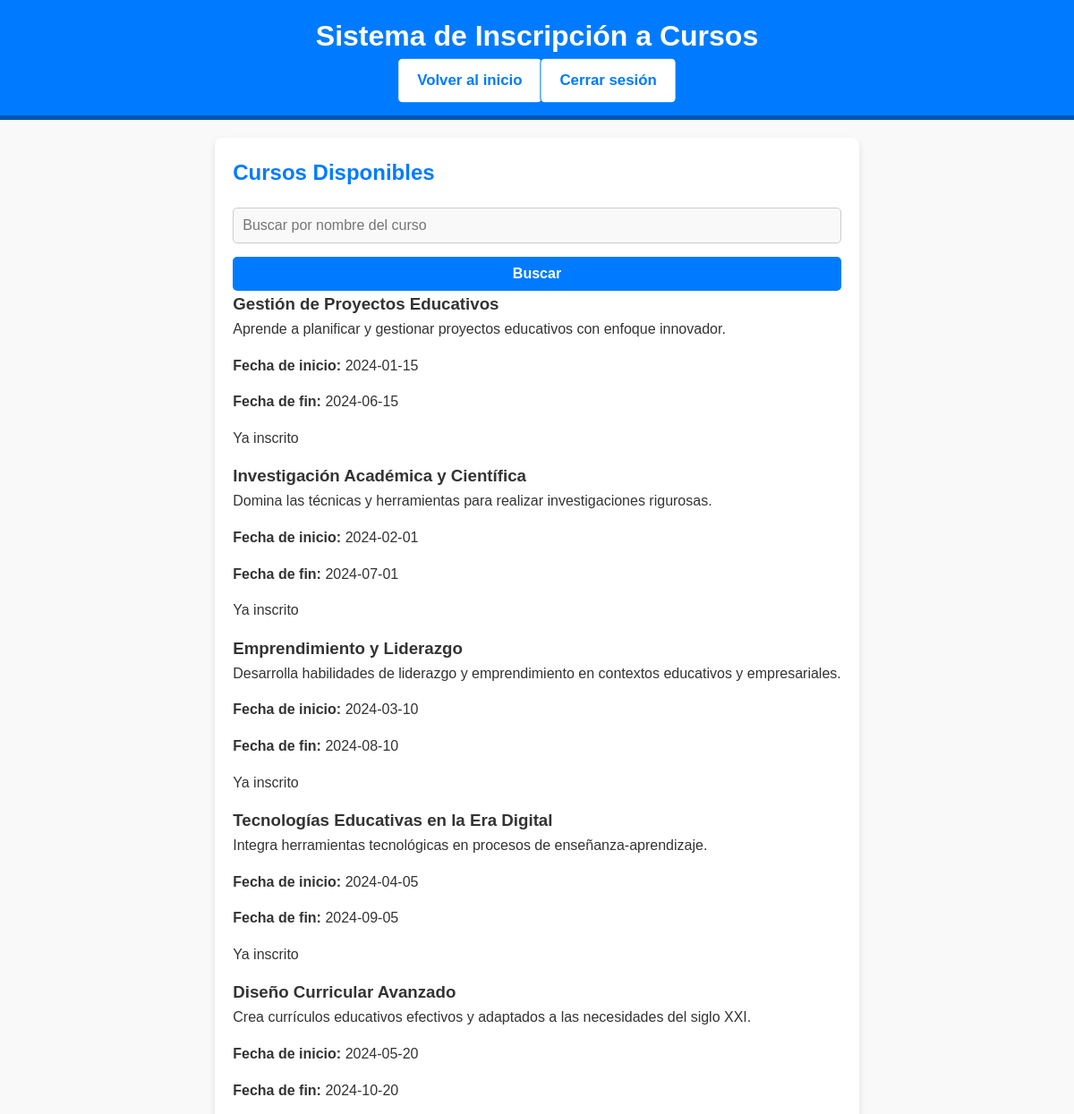
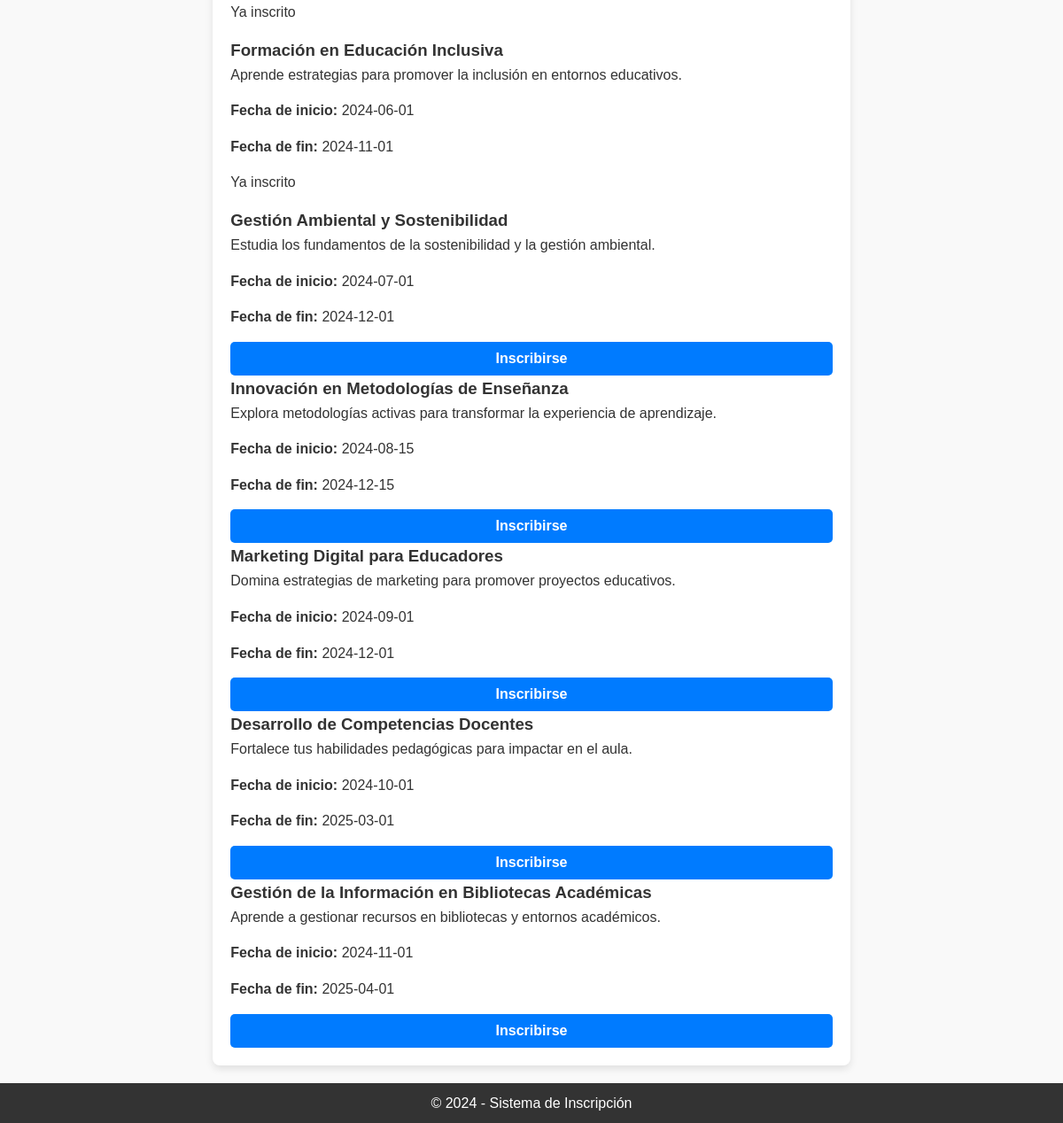
Screenshot of /inscripcion.php (signed in) with the database file from the repository (2 pictures, top to bottom).
### tables this page shows
CREATE TABLE `cursos` (
  `id` int(11) NOT NULL,
  `nombre` varchar(255) NOT NULL,
  `descripcion` text DEFAULT NULL,
  `fecha_inicio` date NOT NULL,
  `fecha_fin` date NOT NULL,
  `cupo` int(11) NOT NULL DEFAULT 0
);

### inscripcion.php (called while the page is built, shortened)
<?php
include 'conexion.php';
$search = "";
if (isset($_POST['search'])) {
    $search = $_POST['search'];
    $query = "SELECT * FROM cursos WHERE nombre LIKE '%$search%'";
} else {
    $query = "SELECT * FROM cursos";
}
$result = $conn->query($query);
include 'inscripcion_view.php';
?>

### inscripcion_view.php (the view, shortened to what this page needs)
<!DOCTYPE html>
<html lang="es">
<head>
    <link rel="stylesheet" href="styles.css">
</head>
<body>
    <header>
        <h1>Sistema de Inscripción a Cursos</h1>
        <a href="index.php" class="btn-volver">Volver al inicio</a>
        <a href="logout.php" class="btn-logout">Cerrar sesión</a>
    </header>
    <main>
        <h2>Cursos Disponibles</h2>
        <form action="inscripcion.php" method="POST">
            <input type="text" name="search" placeholder="Buscar por nombre del curso" value="<?php echo htmlspecialchars($search); ?>">
            <button type="submit" class="btn">Buscar</button>
        </form>
        <?php
        if ($result->num_rows > 0) {
            while ($curso = $result->fetch_assoc()) {
                echo '<div class="curso">';
                echo '<h3>' . htmlspecialchars($curso['nombre']) . '</h3>';
                echo '<p>' . htmlspecialchars($curso['descripcion']) . '</p>';
                echo '<p><strong>Fecha de inicio:</strong> ' . htmlspecialchars($curso['fecha_inicio']) . '</p>';
                echo '<p><strong>Fecha de fin:</strong> ' . htmlspecialchars($curso['fecha_fin']) . '</p>';
                $check_query = "SELECT * FROM inscripciones WHERE usuario_id = '" . $_SESSION['usuario_id'] . "' AND curso_id = '" . $curso['id'] . "'";
                $check_result = $conn->query($check_query);
                if ($check_result->num_rows > 0) {
                    echo '<p>Ya inscrito</p>';
                } else {
                    echo '<form action="inscripcion.php" method="POST" onsubmit="return confirmarInscripcion(\'' . htmlspecialchars($curso['nombre']) . '\')">
                            <input type="hidden" name="curso_id" value="' . $curso['id'] . '">
                            <button type="submit" class="btn">Inscribirse</button>
                          </form>';
                }
                echo '</div>';
            }
        } else {
            echo '<p>No se encontraron cursos que coincidan con la búsqueda.</p>';
        }
        ?>
    </main>
    <footer>
        <p>&copy; 2024 - Sistema de Inscripción</p>
    </footer>
</body>
</html>

### styles.css (style rules this page uses)
* { margin: 0; padding: 0; box-sizing: border-box; }
html, body { height: 100%; margin: 0; display: flex; flex-direction: column; }
body { font-family: 'Arial', sans-serif; line-height: 1.6; background-color: #f9f9f9; color: #333; display: flex; flex-direction: column; min-height: 100vh; }
header { background: #007bff; color: #fff; padding: 15px 20px; text-align: center; border-bottom: 5px solid #0056b3; }
header h1 { font-size: 2rem; margin: 0; }
.btn, .btn-volver, .btn-logout { background-color: #007bff; color: #fff; border: none; padding: 10px 20px; font-size: 1rem; font-weight: bold; border-radius: 5px; cursor: pointer; text-align: center; text-decoration: none; display: inline-block; transition: background 0.3s, transform 0.2s; }
.btn-volver, .btn-logout { background-color: white; color: #007bff; border: 1px solid #007bff; transform: scale(1.05); }
main { padding: 20px; max-width: 800px; margin: 20px auto; background: #fff; border-radius: 8px; box-shadow: 0 4px 8px rgba(0, 0, 0, 0.1); flex: 1; }
main h2 { color: #007bff; margin-bottom: 20px; }
main p { margin-bottom: 15px; font-size: 1rem; }
form { display: flex; flex-direction: column; gap: 15px; }
form input, form select { width: 100%; padding: 10px; font-size: 1rem; border: 1px solid #ccc; border-radius: 5px; background: #f9f9f9; }
footer { text-align: center; padding: 10px 20px; background: #333; color: #fff; margin-top: auto; }

### rows the page displays
cursos: nombre "Gestión de Proyectos Educativos", descripcion "Aprende a planificar y gestionar proyectos educativos con enfoque innovador.", fecha_inicio "2024-01-15", fecha_fin "2024-06-15", shows "Ya inscrito"
cursos: nombre "Investigación Académica y Científica", descripcion "Domina las técnicas y herramientas para realizar investigaciones rigurosas.", fecha_inicio "2024-02-01", fecha_fin "2024-07-01", shows "Ya inscrito"
cursos: nombre "Emprendimiento y Liderazgo", descripcion "Desarrolla habilidades de liderazgo y emprendimiento en contextos educativos y empresariales.", fecha_inicio "2024-03-10", fecha_fin "2024-08-10", shows "Ya inscrito"
cursos: nombre "Tecnologías Educativas en la Era Digital", descripcion "Integra herramientas tecnológicas en procesos de enseñanza-aprendizaje.", fecha_inicio "2024-04-05", fecha_fin "2024-09-05", shows "Ya inscrito"
cursos: nombre "Diseño Curricular Avanzado", descripcion "Crea currículos educativos efectivos y adaptados a las necesidades del siglo XXI.", fecha_inicio "2024-05-20", fecha_fin "2024-10-20", shows "Ya inscrito"
cursos: nombre "Formación en Educación Inclusiva", descripcion "Aprende estrategias para promover la inclusión en entornos educativos.", fecha_inicio "2024-06-01", fecha_fin "2024-11-01", shows "Ya inscrito"
cursos: nombre "Gestión Ambiental y Sostenibilidad", descripcion "Estudia los fundamentos de la sostenibilidad y la gestión ambiental.", fecha_inicio "2024-07-01", fecha_fin "2024-12-01"
cursos: nombre "Innovación en Metodologías de Enseñanza", descripcion "Explora metodologías activas para transformar la experiencia de aprendizaje.", fecha_inicio "2024-08-15", fecha_fin "2024-12-15"
cursos: nombre "Marketing Digital para Educadores", descripcion "Domina estrategias de marketing para promover proyectos educativos.", fecha_inicio "2024-09-01", fecha_fin "2024-12-01"
cursos: nombre "Desarrollo de Competencias Docentes", descripcion "Fortalece tus habilidades pedagógicas para impactar en el aula.", fecha_inicio "2024-10-01", fecha_fin "2025-03-01"
cursos: nombre "Gestión de la Información en Bibliotecas Académicas", descripcion "Aprende a gestionar recursos en bibliotecas y entornos académicos.", fecha_inicio "2024-11-01", fecha_fin "2025-04-01"
